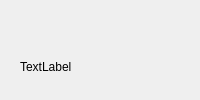
<?xml version="1.0" encoding="UTF-8"?>
<ui version="4.0">
    <class>mainVideoWidget</class>
    <widget class="QWidget" name="mainVideoWidget">
        <property name="windowTitle">
            <string>Form</string>
        </property>
        <layout class="QHBoxLayout" name="horizontalLayout">
            <item>
                <widget class="QWidget" name="backgroundContainer" native="true">
                    <layout class="QVBoxLayout" name="verticalLayout_2">
                        <item>
                            <widget class="QWidget" name="videoContainer" native="true">
                                <layout class="QVBoxLayout" name="verticalLayout_3" />
                            </widget>
                        </item>
                        <item>
                            <widget class="QLabel" name="backgroundImageLabel">
                                <property name="text">
                                    <string>TextLabel</string>
                                </property>
                            </widget>
                        </item>
                    </layout>
                </widget>
            </item>
        </layout>
    </widget>
    <resources />
    <connections />
</ui>
